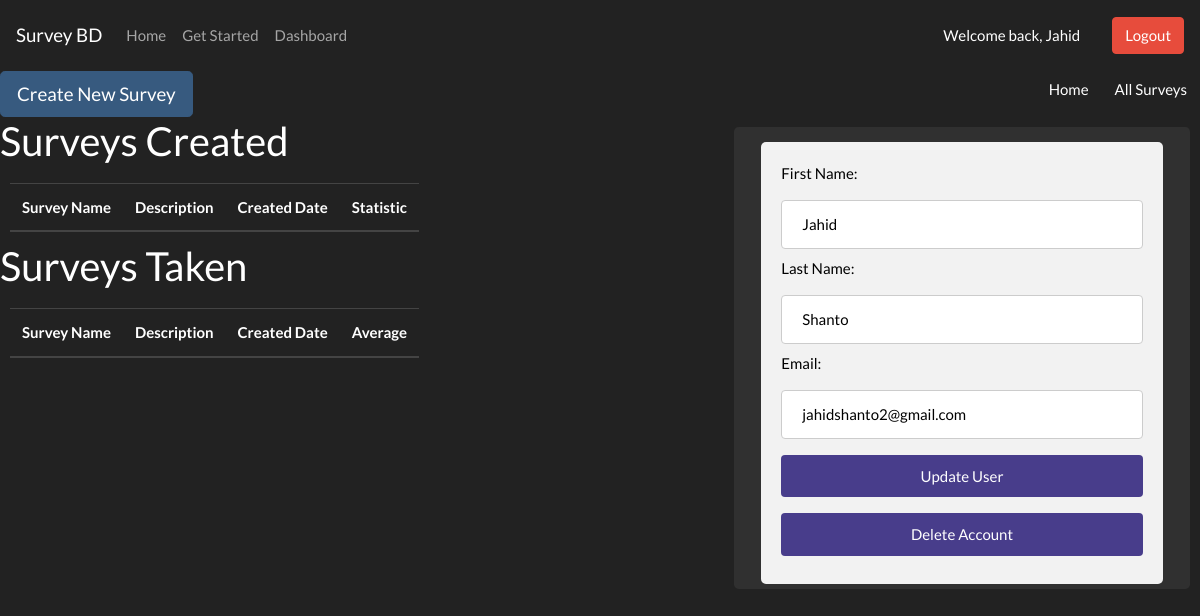
The page /userDashboard.php (signed in) on the database its author committed.
### tables this page shows
CREATE TABLE `users` (
  `id` int(255) NOT NULL,
  `fname` varchar(255) NOT NULL,
  `lname` varchar(255) NOT NULL,
  `email` varchar(255) NOT NULL,
  `password` varchar(255) NOT NULL,
  `isAdmin` tinyint(1) NOT NULL,
  `reg_date` timestamp NOT NULL DEFAULT current_timestamp()
);

### User.php (called while the page is built, shortened)
<?php
class User {
    public function displayUser($dbcon, $id){
        $sql = "SELECT * FROM users where id = :id";
        $pst = $dbcon->prepare($sql);
        $pst->bindParam(':id', $id);
        $pst->execute();
        $pageuser = $pst->fetch(PDO::FETCH_OBJ);
        return $pageuser;
    }
}
?>

### userDashboard.php (the view, shortened to what this page needs)
<?php
require_once 'dbConnection.php';
require_once 'User.php';
if(isset($_SESSION['username']) && isset($_SESSION['userID']) && isset($_SESSION['userType'] )){
$id=(int)$_SESSION['userID'];
$dbcon = Database::getDb();
$s = new User();
$pageuser = $s->displayUser($dbcon, $id);
$user_fname=$pageuser->fname;
$user_lname=$pageuser->lname;
$user_email=$pageuser->email;
      }
?>
<!DOCTYPE html>
<html lang="en">
<head>
    <link rel="stylesheet" href="https://stackpath.bootstrapcdn.com/bootswatch/4.4.1/darkly/bootstrap.min.css">
    <link rel="stylesheet" href="css/bootstrap.min.css">
    <link rel="stylesheet" href="css/userDashboard.css">
</head>
<body>
<?php include_once 'header.php'; ?>
  <div>
    <header class="header text-center">
    <a style="float: right" class="btn" href="list.php" target="">All Surveys</a>
    <a style="float: right" class="btn" href="index.php" target="">Home</a>
    </header>
  </div>
<main class="main">
<div .class="inline-block">
  <a class="btn btn-primary btn-lg" href="createSurvey.php" role="button">Create New Survey</a>
</div>
<div id="tables">
<h2>Surveys Created</h2>
<table class="table table-hover">
  <thead>
    <tr>
      <th scope="col">Survey Name</th>
      <th scope="col">Description</th>
      <th scope="col">Created Date</th>
      <th scope="col">Statistic</th>
    </tr>
  </thead>
</table>
<h2>Surveys Taken</h2>
<table class="table table-hover">
  <thead>
    <tr>
      <th scope="col">Survey Name</th>
      <th scope="col">Description</th>
      <th scope="col">Created Date</th>
      <th scope="col">Average</th>
    </tr>
  </thead>
</table>
</div>
<div class="jumbotron profile">
<form action="" method="POST">
  <fieldset>
    <label for="userfname">First Name: </label>
        <input type="text" id="userfname" name="userfname" value="<?=$user_fname?>" /> </br>
    <label for="userlname">Last Name: </label>
        <input type="text" id="userlname" name="userlname" value="<?=$user_lname?>" /></br>
    <label for="useremail">Email: </label>
        <input type="text" id="useremail" name="useremail" value="<?=$user_email?>" /></br>
    <button type="submit" name="updUser" id="updUser" class="button"> Update User</button>
    <button type="submit" name="deleteUser" id="deleteUser" class="button"> Delete Account</button>
      </fieldset>
</form>
</main>
</body>
</html>

### css/userDashboard.css (style rules this page uses)
* { box-sizing: border-box; }
html { width: 1200px; margin-left: auto; margin-right: auto; }
label { color: black; }
input[type=text], input[type=password] { width: 100%; padding: 12px 20px; margin: 8px 0; display: inline-block; border: 1px solid #ccc; border-radius: 4px; box-sizing: border-box; }
input[type=submit], .button { width: 100%; background-color: unset; background-color: darkslateblue; color: white; padding: 10px 10px; margin: 8px 0; border: none; border-radius: 4px; cursor: pointer; display: inline-block; }
fieldset { border-radius: 5px; background-color: #f2f2f2; padding: 20px; width: 90%; margin-left: auto; margin-right: auto; margin-top: 10px; }
.table { width: 98%; margin: 10px; display: inline-block; }
.jumbotron.profile { width: 38%; margin: 10px; float: right; padding: 5px; }
#tables { display: flex; flex-direction: column; width: 60%; float: left; }

### rows shown on the page
users: userfname "Jahid", userlname "Shanto", useremail "jahidshanto2@gmail.com"

### other values the page prints
$_SESSION['username'] "Jahid"
